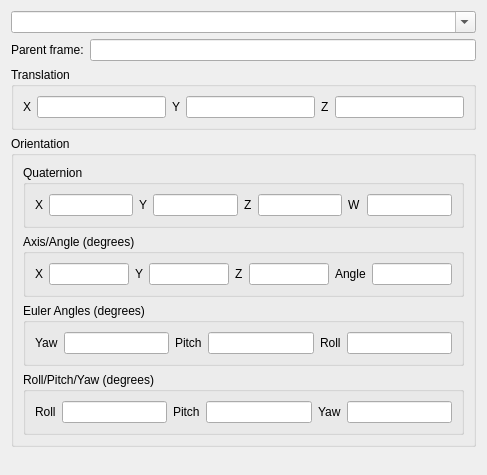
<?xml version="1.0" encoding="UTF-8"?>
<ui version="4.0">
 <class>TransformManagerWidget</class>
 <widget class="QWidget" name="TransformManagerWidget">
  <property name="geometry">
   <rect>
    <x>0</x>
    <y>0</y>
    <width>487</width>
    <height>475</height>
   </rect>
  </property>
  <property name="windowTitle">
   <string>Static Transforms</string>
  </property>
  <layout class="QVBoxLayout" name="verticalLayout">
   <item>
    <widget class="QComboBox" name="transformListComboBox">
     <property name="editable">
      <bool>true</bool>
     </property>
    </widget>
   </item>
   <item>
    <layout class="QHBoxLayout" name="horizontalLayout_6">
     <item>
      <widget class="QLabel" name="parentFrameLabel">
       <property name="text">
        <string>Parent frame:</string>
       </property>
      </widget>
     </item>
     <item>
      <widget class="QLineEdit" name="parentFrameLineEdit"/>
     </item>
    </layout>
   </item>
   <item>
    <widget class="QGroupBox" name="translationGroupBox">
     <property name="title">
      <string>Translation</string>
     </property>
     <layout class="QHBoxLayout" name="horizontalLayout">
      <item>
       <widget class="QLabel" name="xLabel">
        <property name="text">
         <string>X</string>
        </property>
       </widget>
      </item>
      <item>
       <widget class="QLineEdit" name="xLineEdit"/>
      </item>
      <item>
       <widget class="QLabel" name="yLabel">
        <property name="text">
         <string>Y</string>
        </property>
       </widget>
      </item>
      <item>
       <widget class="QLineEdit" name="yLineEdit"/>
      </item>
      <item>
       <widget class="QLabel" name="zLabel">
        <property name="text">
         <string>Z</string>
        </property>
       </widget>
      </item>
      <item>
       <widget class="QLineEdit" name="zLineEdit"/>
      </item>
     </layout>
    </widget>
   </item>
   <item>
    <widget class="QGroupBox" name="orientationGroupBox">
     <property name="title">
      <string>Orientation</string>
     </property>
     <layout class="QVBoxLayout" name="verticalLayout_2">
      <item>
       <widget class="QGroupBox" name="quaternionGroupBox">
        <property name="title">
         <string>Quaternion</string>
        </property>
        <layout class="QHBoxLayout" name="horizontalLayout_3">
         <item>
          <widget class="QLabel" name="qXLabel">
           <property name="text">
            <string>X</string>
           </property>
          </widget>
         </item>
         <item>
          <widget class="QLineEdit" name="qXLineEdit"/>
         </item>
         <item>
          <widget class="QLabel" name="qYLabel">
           <property name="text">
            <string>Y</string>
           </property>
          </widget>
         </item>
         <item>
          <widget class="QLineEdit" name="qYLineEdit"/>
         </item>
         <item>
          <widget class="QLabel" name="qZLabel">
           <property name="text">
            <string>Z</string>
           </property>
          </widget>
         </item>
         <item>
          <widget class="QLineEdit" name="qZLineEdit"/>
         </item>
         <item>
          <widget class="QLabel" name="qWLabel">
           <property name="text">
            <string>W</string>
           </property>
          </widget>
         </item>
         <item>
          <widget class="QLineEdit" name="qWLineEdit"/>
         </item>
        </layout>
       </widget>
      </item>
      <item>
       <widget class="QGroupBox" name="axisAngleGroupBox">
        <property name="title">
         <string>Axis/Angle (degrees)</string>
        </property>
        <layout class="QHBoxLayout" name="horizontalLayout_2">
         <item>
          <widget class="QLabel" name="aaXLabel">
           <property name="text">
            <string>X</string>
           </property>
          </widget>
         </item>
         <item>
          <widget class="QLineEdit" name="aaXLineEdit"/>
         </item>
         <item>
          <widget class="QLabel" name="aaYLabel">
           <property name="text">
            <string>Y</string>
           </property>
          </widget>
         </item>
         <item>
          <widget class="QLineEdit" name="aaYLineEdit"/>
         </item>
         <item>
          <widget class="QLabel" name="aaZLabel">
           <property name="text">
            <string>Z</string>
           </property>
          </widget>
         </item>
         <item>
          <widget class="QLineEdit" name="aaZLineEdit"/>
         </item>
         <item>
          <widget class="QLabel" name="aaAngleLabel">
           <property name="text">
            <string>Angle</string>
           </property>
          </widget>
         </item>
         <item>
          <widget class="QLineEdit" name="aaAngleLineEdit"/>
         </item>
        </layout>
       </widget>
      </item>
      <item>
       <widget class="QGroupBox" name="eulerGroupBox">
        <property name="title">
         <string>Euler Angles (degrees)</string>
        </property>
        <layout class="QHBoxLayout" name="horizontalLayout_4">
         <item>
          <widget class="QLabel" name="eYawLabel">
           <property name="text">
            <string>Yaw</string>
           </property>
          </widget>
         </item>
         <item>
          <widget class="QLineEdit" name="eYawLineEdit"/>
         </item>
         <item>
          <widget class="QLabel" name="ePitchLabel">
           <property name="text">
            <string>Pitch</string>
           </property>
          </widget>
         </item>
         <item>
          <widget class="QLineEdit" name="ePitchLineEdit"/>
         </item>
         <item>
          <widget class="QLabel" name="eRollLabel">
           <property name="text">
            <string>Roll</string>
           </property>
          </widget>
         </item>
         <item>
          <widget class="QLineEdit" name="eRollLineEdit"/>
         </item>
        </layout>
       </widget>
      </item>
      <item>
       <widget class="QGroupBox" name="rpyGroupBox">
        <property name="title">
         <string>Roll/Pitch/Yaw (degrees)</string>
        </property>
        <layout class="QHBoxLayout" name="horizontalLayout_5">
         <item>
          <widget class="QLabel" name="rpyRollLabel">
           <property name="text">
            <string>Roll</string>
           </property>
          </widget>
         </item>
         <item>
          <widget class="QLineEdit" name="rpyRollLineEdit"/>
         </item>
         <item>
          <widget class="QLabel" name="rpyPitchLabel">
           <property name="text">
            <string>Pitch</string>
           </property>
          </widget>
         </item>
         <item>
          <widget class="QLineEdit" name="rpyPitchLineEdit"/>
         </item>
         <item>
          <widget class="QLabel" name="rpyYawLabel">
           <property name="text">
            <string>Yaw</string>
           </property>
          </widget>
         </item>
         <item>
          <widget class="QLineEdit" name="rpyYawLineEdit"/>
         </item>
        </layout>
       </widget>
      </item>
     </layout>
    </widget>
   </item>
   <item>
    <spacer name="verticalSpacer">
     <property name="orientation">
      <enum>Qt::Vertical</enum>
     </property>
     <property name="sizeHint" stdset="0">
      <size>
       <width>20</width>
       <height>40</height>
      </size>
     </property>
    </spacer>
   </item>
  </layout>
 </widget>
 <resources/>
 <connections/>
</ui>
